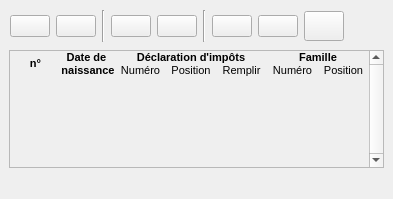
<?xml version="1.0" encoding="UTF-8"?>
<ui version="4.0">
 <class>Menage</class>
 <widget class="QDockWidget" name="Menage">
  <property name="geometry">
   <rect>
    <x>0</x>
    <y>0</y>
    <width>393</width>
    <height>199</height>
   </rect>
  </property>
  <property name="sizePolicy">
   <sizepolicy hsizetype="Expanding" vsizetype="Expanding">
    <horstretch>0</horstretch>
    <verstretch>0</verstretch>
   </sizepolicy>
  </property>
  <property name="minimumSize">
   <size>
    <width>393</width>
    <height>199</height>
   </size>
  </property>
  <property name="toolTip">
   <string/>
  </property>
  <property name="locale">
   <locale language="French" country="France"/>
  </property>
  <property name="features">
   <set>QDockWidget::AllDockWidgetFeatures</set>
  </property>
  <property name="windowTitle">
   <string>Composition du Ménage</string>
  </property>
  <widget class="QWidget" name="dockWidgetContents">
   <property name="sizePolicy">
    <sizepolicy hsizetype="Expanding" vsizetype="Expanding">
     <horstretch>0</horstretch>
     <verstretch>0</verstretch>
    </sizepolicy>
   </property>
   <property name="autoFillBackground">
    <bool>false</bool>
   </property>
   <widget class="Line" name="line">
    <property name="geometry">
     <rect>
      <x>9</x>
      <y>44</y>
      <width>375</width>
      <height>16</height>
     </rect>
    </property>
    <property name="sizePolicy">
     <sizepolicy hsizetype="Expanding" vsizetype="Fixed">
      <horstretch>0</horstretch>
      <verstretch>0</verstretch>
     </sizepolicy>
    </property>
    <property name="autoFillBackground">
     <bool>false</bool>
    </property>
    <property name="orientation">
     <enum>Qt::Horizontal</enum>
    </property>
   </widget>
   <widget class="QScrollArea" name="scrollArea">
    <property name="geometry">
     <rect>
      <x>9</x>
      <y>50</y>
      <width>375</width>
      <height>118</height>
     </rect>
    </property>
    <property name="minimumSize">
     <size>
      <width>375</width>
      <height>100</height>
     </size>
    </property>
    <property name="frameShape">
     <enum>QFrame::StyledPanel</enum>
    </property>
    <property name="verticalScrollBarPolicy">
     <enum>Qt::ScrollBarAlwaysOn</enum>
    </property>
    <property name="horizontalScrollBarPolicy">
     <enum>Qt::ScrollBarAsNeeded</enum>
    </property>
    <property name="widgetResizable">
     <bool>true</bool>
    </property>
    <widget class="QWidget" name="scrollAreaWidgetContents">
     <property name="geometry">
      <rect>
       <x>0</x>
       <y>0</y>
       <width>356</width>
       <height>116</height>
      </rect>
     </property>
     <layout class="QVBoxLayout" name="verticalLayout_2">
      <property name="spacing">
       <number>0</number>
      </property>
      <property name="margin">
       <number>0</number>
      </property>
      <item>
       <layout class="QGridLayout" name="gridLayout">
        <item row="0" column="0" rowspan="2">
         <widget class="QLabel" name="label_8">
          <property name="sizePolicy">
           <sizepolicy hsizetype="Preferred" vsizetype="Preferred">
            <horstretch>0</horstretch>
            <verstretch>0</verstretch>
           </sizepolicy>
          </property>
          <property name="text">
           <string>&lt;!DOCTYPE HTML PUBLIC &quot;-//W3C//DTD HTML 4.0//EN&quot; &quot;http://www.w3.org/TR/REC-html40/strict.dtd&quot;&gt;
&lt;html&gt;&lt;head&gt;&lt;meta name=&quot;qrichtext&quot; content=&quot;1&quot; /&gt;&lt;style type=&quot;text/css&quot;&gt;
p, li { white-space: pre-wrap; }
&lt;/style&gt;&lt;/head&gt;&lt;body style=&quot; font-family:'MS Shell Dlg 2'; font-size:8.25pt; font-weight:400; font-style:normal;&quot;&gt;
&lt;p align=&quot;center&quot; style=&quot; margin-top:0px; margin-bottom:0px; margin-left:0px; margin-right:0px; -qt-block-indent:0; text-indent:0px;&quot;&gt;&lt;span style=&quot; font-size:8pt; font-weight:600;&quot;&gt;n°&lt;/span&gt;&lt;/p&gt;&lt;/body&gt;&lt;/html&gt;</string>
          </property>
         </widget>
        </item>
        <item row="0" column="1" rowspan="2">
         <widget class="QLabel" name="label_4">
          <property name="text">
           <string>&lt;!DOCTYPE HTML PUBLIC &quot;-//W3C//DTD HTML 4.0//EN&quot; &quot;http://www.w3.org/TR/REC-html40/strict.dtd&quot;&gt;
&lt;html&gt;&lt;head&gt;&lt;meta name=&quot;qrichtext&quot; content=&quot;1&quot; /&gt;&lt;style type=&quot;text/css&quot;&gt;
p, li { white-space: pre-wrap; }
&lt;/style&gt;&lt;/head&gt;&lt;body style=&quot; font-family:'MS Shell Dlg 2'; font-size:8.25pt; font-weight:400; font-style:normal;&quot;&gt;
&lt;p align=&quot;center&quot; style=&quot; margin-top:0px; margin-bottom:0px; margin-left:0px; margin-right:0px; -qt-block-indent:0; text-indent:0px;&quot;&gt;&lt;span style=&quot; font-size:8pt; font-weight:600;&quot;&gt;Date de &lt;/span&gt;&lt;/p&gt;
&lt;p align=&quot;center&quot; style=&quot; margin-top:0px; margin-bottom:0px; margin-left:0px; margin-right:0px; -qt-block-indent:0; text-indent:0px;&quot;&gt;&lt;span style=&quot; font-size:8pt; font-weight:600;&quot;&gt;naissance&lt;/span&gt;&lt;/p&gt;&lt;/body&gt;&lt;/html&gt;</string>
          </property>
         </widget>
        </item>
        <item row="0" column="2" colspan="3">
         <widget class="QLabel" name="label_11">
          <property name="text">
           <string>&lt;!DOCTYPE HTML PUBLIC &quot;-//W3C//DTD HTML 4.0//EN&quot; &quot;http://www.w3.org/TR/REC-html40/strict.dtd&quot;&gt;
&lt;html&gt;&lt;head&gt;&lt;meta name=&quot;qrichtext&quot; content=&quot;1&quot; /&gt;&lt;style type=&quot;text/css&quot;&gt;
p, li { white-space: pre-wrap; }
&lt;/style&gt;&lt;/head&gt;&lt;body style=&quot; font-family:'MS Shell Dlg 2'; font-size:8.25pt; font-weight:400; font-style:normal;&quot;&gt;
&lt;p align=&quot;center&quot; style=&quot; margin-top:0px; margin-bottom:0px; margin-left:0px; margin-right:0px; -qt-block-indent:0; text-indent:0px;&quot;&gt;&lt;span style=&quot; font-size:8pt; font-weight:600;&quot;&gt;Déclaration d'impôts&lt;/span&gt;&lt;/p&gt;&lt;/body&gt;&lt;/html&gt;</string>
          </property>
         </widget>
        </item>
        <item row="0" column="5" colspan="2">
         <widget class="QLabel" name="label_12">
          <property name="text">
           <string>&lt;!DOCTYPE HTML PUBLIC &quot;-//W3C//DTD HTML 4.0//EN&quot; &quot;http://www.w3.org/TR/REC-html40/strict.dtd&quot;&gt;
&lt;html&gt;&lt;head&gt;&lt;meta name=&quot;qrichtext&quot; content=&quot;1&quot; /&gt;&lt;style type=&quot;text/css&quot;&gt;
p, li { white-space: pre-wrap; }
&lt;/style&gt;&lt;/head&gt;&lt;body style=&quot; font-family:'MS Shell Dlg 2'; font-size:8.25pt; font-weight:400; font-style:normal;&quot;&gt;
&lt;p align=&quot;center&quot; style=&quot; margin-top:0px; margin-bottom:0px; margin-left:0px; margin-right:0px; -qt-block-indent:0; text-indent:0px;&quot;&gt;&lt;span style=&quot; font-size:8pt; font-weight:600;&quot;&gt;Famille&lt;/span&gt;&lt;/p&gt;&lt;/body&gt;&lt;/html&gt;</string>
          </property>
         </widget>
        </item>
        <item row="1" column="2">
         <widget class="QLabel" name="label_6">
          <property name="text">
           <string>&lt;!DOCTYPE HTML PUBLIC &quot;-//W3C//DTD HTML 4.0//EN&quot; &quot;http://www.w3.org/TR/REC-html40/strict.dtd&quot;&gt;
&lt;html&gt;&lt;head&gt;&lt;meta name=&quot;qrichtext&quot; content=&quot;1&quot; /&gt;&lt;style type=&quot;text/css&quot;&gt;
p, li { white-space: pre-wrap; }
&lt;/style&gt;&lt;/head&gt;&lt;body style=&quot; font-family:'MS Shell Dlg 2'; font-size:8.25pt; font-weight:400; font-style:normal;&quot;&gt;
&lt;p align=&quot;center&quot; style=&quot; margin-top:0px; margin-bottom:0px; margin-left:0px; margin-right:0px; -qt-block-indent:0; text-indent:0px;&quot;&gt;&lt;span style=&quot; font-size:8pt;&quot;&gt;Numéro&lt;/span&gt;&lt;/p&gt;&lt;/body&gt;&lt;/html&gt;</string>
          </property>
         </widget>
        </item>
        <item row="1" column="3">
         <widget class="QLabel" name="label_7">
          <property name="text">
           <string>&lt;!DOCTYPE HTML PUBLIC &quot;-//W3C//DTD HTML 4.0//EN&quot; &quot;http://www.w3.org/TR/REC-html40/strict.dtd&quot;&gt;
&lt;html&gt;&lt;head&gt;&lt;meta name=&quot;qrichtext&quot; content=&quot;1&quot; /&gt;&lt;style type=&quot;text/css&quot;&gt;
p, li { white-space: pre-wrap; }
&lt;/style&gt;&lt;/head&gt;&lt;body style=&quot; font-family:'MS Shell Dlg 2'; font-size:8.25pt; font-weight:400; font-style:normal;&quot;&gt;
&lt;p align=&quot;center&quot; style=&quot; margin-top:0px; margin-bottom:0px; margin-left:0px; margin-right:0px; -qt-block-indent:0; text-indent:0px;&quot;&gt;&lt;span style=&quot; font-size:8pt;&quot;&gt;Position&lt;/span&gt;&lt;/p&gt;&lt;/body&gt;&lt;/html&gt;</string>
          </property>
         </widget>
        </item>
        <item row="1" column="4">
         <widget class="QLabel" name="label_10">
          <property name="text">
           <string>&lt;!DOCTYPE HTML PUBLIC &quot;-//W3C//DTD HTML 4.0//EN&quot; &quot;http://www.w3.org/TR/REC-html40/strict.dtd&quot;&gt;
&lt;html&gt;&lt;head&gt;&lt;meta name=&quot;qrichtext&quot; content=&quot;1&quot; /&gt;&lt;style type=&quot;text/css&quot;&gt;
p, li { white-space: pre-wrap; }
&lt;/style&gt;&lt;/head&gt;&lt;body style=&quot; font-family:'MS Shell Dlg 2'; font-size:8.25pt; font-weight:400; font-style:normal;&quot;&gt;
&lt;p align=&quot;center&quot; style=&quot; margin-top:0px; margin-bottom:0px; margin-left:0px; margin-right:0px; -qt-block-indent:0; text-indent:0px;&quot;&gt;&lt;span style=&quot; font-size:8pt;&quot;&gt;Remplir&lt;/span&gt;&lt;/p&gt;&lt;/body&gt;&lt;/html&gt;</string>
          </property>
         </widget>
        </item>
        <item row="1" column="5">
         <widget class="QLabel" name="label_5">
          <property name="text">
           <string>&lt;!DOCTYPE HTML PUBLIC &quot;-//W3C//DTD HTML 4.0//EN&quot; &quot;http://www.w3.org/TR/REC-html40/strict.dtd&quot;&gt;
&lt;html&gt;&lt;head&gt;&lt;meta name=&quot;qrichtext&quot; content=&quot;1&quot; /&gt;&lt;style type=&quot;text/css&quot;&gt;
p, li { white-space: pre-wrap; }
&lt;/style&gt;&lt;/head&gt;&lt;body style=&quot; font-family:'MS Shell Dlg 2'; font-size:8.25pt; font-weight:400; font-style:normal;&quot;&gt;
&lt;p align=&quot;center&quot; style=&quot; margin-top:0px; margin-bottom:0px; margin-left:0px; margin-right:0px; -qt-block-indent:0; text-indent:0px;&quot;&gt;&lt;span style=&quot; font-size:8pt;&quot;&gt;Numéro&lt;/span&gt;&lt;/p&gt;&lt;/body&gt;&lt;/html&gt;</string>
          </property>
         </widget>
        </item>
        <item row="1" column="6">
         <widget class="QLabel" name="label_9">
          <property name="text">
           <string>&lt;!DOCTYPE HTML PUBLIC &quot;-//W3C//DTD HTML 4.0//EN&quot; &quot;http://www.w3.org/TR/REC-html40/strict.dtd&quot;&gt;
&lt;html&gt;&lt;head&gt;&lt;meta name=&quot;qrichtext&quot; content=&quot;1&quot; /&gt;&lt;style type=&quot;text/css&quot;&gt;
p, li { white-space: pre-wrap; }
&lt;/style&gt;&lt;/head&gt;&lt;body style=&quot; font-family:'MS Shell Dlg 2'; font-size:8.25pt; font-weight:400; font-style:normal;&quot;&gt;
&lt;p align=&quot;center&quot; style=&quot; margin-top:0px; margin-bottom:0px; margin-left:0px; margin-right:0px; -qt-block-indent:0; text-indent:0px;&quot;&gt;&lt;span style=&quot; font-size:8pt;&quot;&gt;Position&lt;/span&gt;&lt;/p&gt;&lt;/body&gt;&lt;/html&gt;</string>
          </property>
         </widget>
        </item>
       </layout>
      </item>
      <item>
       <spacer name="verticalSpacer">
        <property name="orientation">
         <enum>Qt::Vertical</enum>
        </property>
        <property name="sizeHint" stdset="0">
         <size>
          <width>20</width>
          <height>297</height>
         </size>
        </property>
       </spacer>
      </item>
     </layout>
    </widget>
   </widget>
   <widget class="QWidget" name="layoutWidget">
    <property name="geometry">
     <rect>
      <x>10</x>
      <y>10</y>
      <width>371</width>
      <height>32</height>
     </rect>
    </property>
    <layout class="QHBoxLayout" name="horizontalLayout">
     <item>
      <widget class="QPushButton" name="save_btn">
       <property name="toolTip">
        <string>Enregistrer le cas type</string>
       </property>
       <property name="text">
        <string/>
       </property>
       <property name="icon">
        <iconset resource="../resources.qrc">
         <normaloff>:/images/document-save.png</normaloff>:/images/document-save.png</iconset>
       </property>
       <property name="iconSize">
        <size>
         <width>22</width>
         <height>22</height>
        </size>
       </property>
      </widget>
     </item>
     <item>
      <widget class="QPushButton" name="open_btn">
       <property name="toolTip">
        <string>Ouvrir un cas type</string>
       </property>
       <property name="text">
        <string/>
       </property>
       <property name="icon">
        <iconset resource="../resources.qrc">
         <normaloff>:/images/document-open.png</normaloff>:/images/document-open.png</iconset>
       </property>
       <property name="iconSize">
        <size>
         <width>22</width>
         <height>22</height>
        </size>
       </property>
      </widget>
     </item>
     <item>
      <widget class="Line" name="line_2">
       <property name="orientation">
        <enum>Qt::Vertical</enum>
       </property>
      </widget>
     </item>
     <item>
      <widget class="QPushButton" name="add_btn">
       <property name="sizePolicy">
        <sizepolicy hsizetype="Minimum" vsizetype="Fixed">
         <horstretch>0</horstretch>
         <verstretch>0</verstretch>
        </sizepolicy>
       </property>
       <property name="minimumSize">
        <size>
         <width>0</width>
         <height>0</height>
        </size>
       </property>
       <property name="maximumSize">
        <size>
         <width>16777215</width>
         <height>16777215</height>
        </size>
       </property>
       <property name="toolTip">
        <string>Ajouter un individu</string>
       </property>
       <property name="text">
        <string/>
       </property>
       <property name="icon">
        <iconset resource="../resources.qrc">
         <normaloff>:/images/list-add.png</normaloff>:/images/list-add.png</iconset>
       </property>
       <property name="iconSize">
        <size>
         <width>22</width>
         <height>22</height>
        </size>
       </property>
      </widget>
     </item>
     <item>
      <widget class="QPushButton" name="rmv_btn">
       <property name="sizePolicy">
        <sizepolicy hsizetype="Fixed" vsizetype="Fixed">
         <horstretch>0</horstretch>
         <verstretch>0</verstretch>
        </sizepolicy>
       </property>
       <property name="minimumSize">
        <size>
         <width>0</width>
         <height>0</height>
        </size>
       </property>
       <property name="maximumSize">
        <size>
         <width>16777215</width>
         <height>16777215</height>
        </size>
       </property>
       <property name="toolTip">
        <string>Retirer un individu</string>
       </property>
       <property name="text">
        <string/>
       </property>
       <property name="icon">
        <iconset resource="../resources.qrc">
         <normaloff>:/images/list-remove.png</normaloff>:/images/list-remove.png</iconset>
       </property>
       <property name="iconSize">
        <size>
         <width>22</width>
         <height>22</height>
        </size>
       </property>
      </widget>
     </item>
     <item>
      <widget class="Line" name="line_3">
       <property name="orientation">
        <enum>Qt::Vertical</enum>
       </property>
      </widget>
     </item>
     <item>
      <widget class="QPushButton" name="lgt_btn">
       <property name="toolTip">
        <string>Logement du ménage</string>
       </property>
       <property name="text">
        <string/>
       </property>
       <property name="icon">
        <iconset resource="../resources.qrc">
         <normaloff>:/images/home.png</normaloff>:/images/home.png</iconset>
       </property>
       <property name="iconSize">
        <size>
         <width>22</width>
         <height>22</height>
        </size>
       </property>
      </widget>
     </item>
     <item>
      <widget class="QPushButton" name="inf_btn">
       <property name="toolTip">
        <string>&lt;!DOCTYPE HTML PUBLIC &quot;-//W3C//DTD HTML 4.0//EN&quot; &quot;http://www.w3.org/TR/REC-html40/strict.dtd&quot;&gt;
&lt;html&gt;&lt;head&gt;&lt;meta name=&quot;qrichtext&quot; content=&quot;1&quot; /&gt;&lt;style type=&quot;text/css&quot;&gt;
p, li { white-space: pre-wrap; }
&lt;/style&gt;&lt;/head&gt;&lt;body style=&quot; font-family:'MS Shell Dlg 2'; font-size:8.25pt; font-weight:400; font-style:normal;&quot;&gt;
&lt;p style=&quot; margin-top:0px; margin-bottom:0px; margin-left:0px; margin-right:0px; -qt-block-indent:0; text-indent:0px;&quot;&gt;&lt;span style=&quot; font-size:8pt;&quot;&gt;Informations complémentaires&lt;/span&gt;&lt;/p&gt;
&lt;p style=&quot; margin-top:0px; margin-bottom:0px; margin-left:0px; margin-right:0px; -qt-block-indent:0; text-indent:0px;&quot;&gt;&lt;span style=&quot; font-size:8pt;&quot;&gt;(activité, invalidité, garde alternée)&lt;/span&gt;&lt;/p&gt;&lt;/body&gt;&lt;/html&gt;</string>
       </property>
       <property name="text">
        <string/>
       </property>
       <property name="icon">
        <iconset resource="../resources.qrc">
         <normaloff>:/images/people.png</normaloff>:/images/people.png</iconset>
       </property>
       <property name="iconSize">
        <size>
         <width>22</width>
         <height>22</height>
        </size>
       </property>
      </widget>
     </item>
     <item>
      <widget class="QPushButton" name="reset_btn">
       <property name="minimumSize">
        <size>
         <width>0</width>
         <height>30</height>
        </size>
       </property>
       <property name="toolTip">
        <string>Reset</string>
       </property>
       <property name="text">
        <string/>
       </property>
       <property name="icon">
        <iconset resource="../resources.qrc">
         <normaloff>:/images/view-refresh.png</normaloff>:/images/view-refresh.png</iconset>
       </property>
       <property name="iconSize">
        <size>
         <width>22</width>
         <height>22</height>
        </size>
       </property>
      </widget>
     </item>
     <item>
      <spacer name="horizontalSpacer">
       <property name="orientation">
        <enum>Qt::Horizontal</enum>
       </property>
       <property name="sizeHint" stdset="0">
        <size>
         <width>40</width>
         <height>20</height>
        </size>
       </property>
      </spacer>
     </item>
    </layout>
   </widget>
  </widget>
 </widget>
 <resources>
  <include location="../resources.qrc"/>
 </resources>
 <connections/>
</ui>
